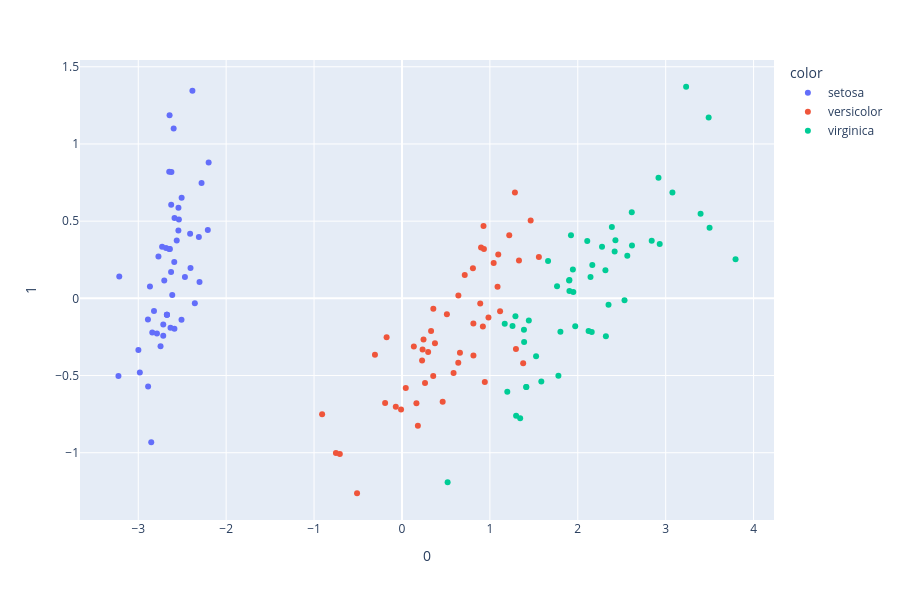

The code cell stored with this chart in its notebook:
### Code cell
import plotly.express as px
from sklearn.decomposition import PCA

df = px.data.iris()
X = df[['sepal_length', 'sepal_width', 'petal_length', 'petal_width']]

pca = PCA(n_components=2)
components = pca.fit_transform(X)

fig = px.scatter(components, x=0, y=1, color=df['species'],height=600)
fig.show()
